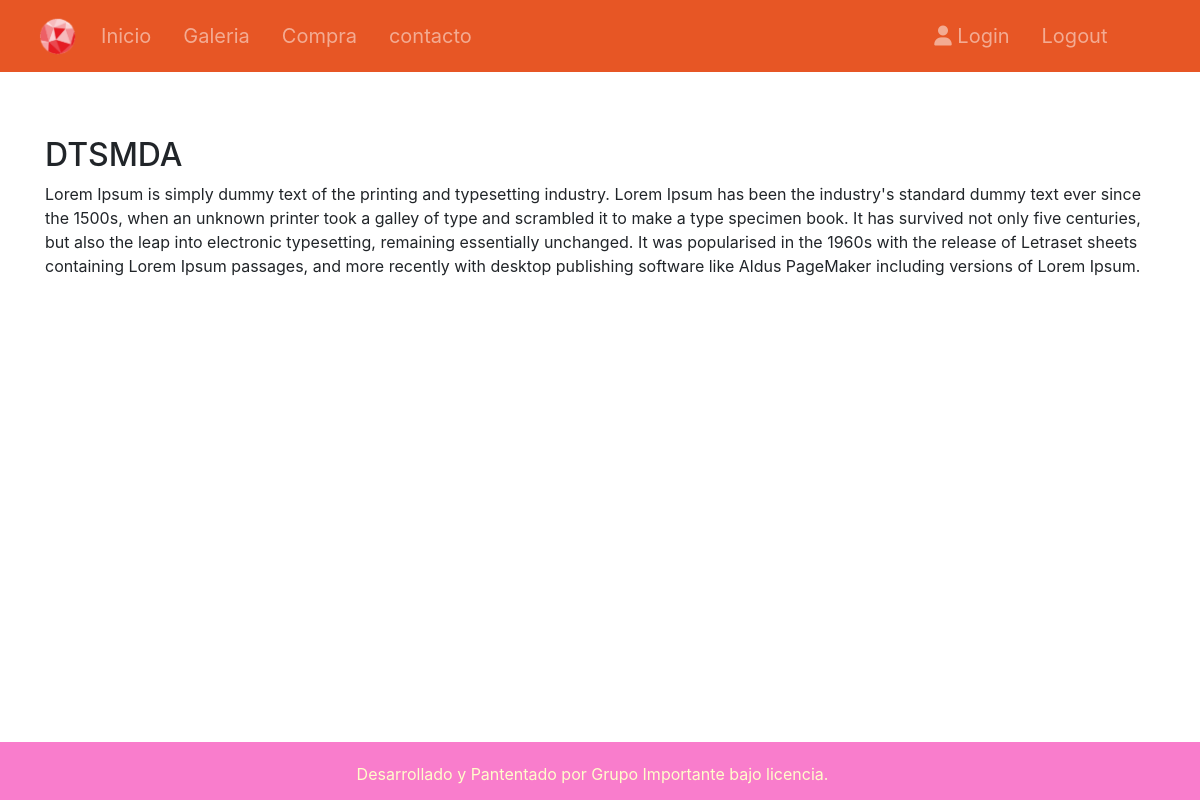
The app's page /post/2/ with its own data.
### blog/models.py (models this page shows, shortened)
class Post(models.Model):
    author = models.ForeignKey('auth.User', on_delete=models.CASCADE)
    title = models.CharField(max_length=200)
    text = models.TextField()
    created_date = models.DateTimeField(
        default=timezone.now)
    published_date = models.DateTimeField(
        blank=True, null=True)

### blog/views.py (the view)
# urls.py: path('post/<int:pk>/', views.post_detail, name='post_detail'),
def post_detail(request, pk):
    post = get_object_or_404(Post, pk=pk)
    return render(request, 'blog/post_detail.html', {'post': post})

### blog/templates/blog/post_detail.html (shortened to what this page needs)
{% extends 'blog/base.html' %}
{% block content %}
    <div class="post">
        <h2>{{ post.title }}</h2>
        <p>{{ post.text|linebreaksbr }}</p>
    </div>
{% endblock %}

### blog/static/css/custom.css (style rules this page uses)
html, body { height: 100%; }

### records on screen
Post: title "DTSMDA", text "Lorem Ipsum is simply dummy text of the printing and typesetting industry. Lorem Ipsum has been the industry's standard dummy text ever since the 1500s, when an unknown printer took a galley of type and scrambled it to make a type specimen book. It has survived not only five centuries, but also the leap into electronic typesetting, remaining essentially unchanged. It was popularised in the 1960s with the release of Letraset sheets containing Lorem Ipsum passages, and more recently with desktop publishing software like Aldus PageMaker including versions of Lorem Ipsum."
